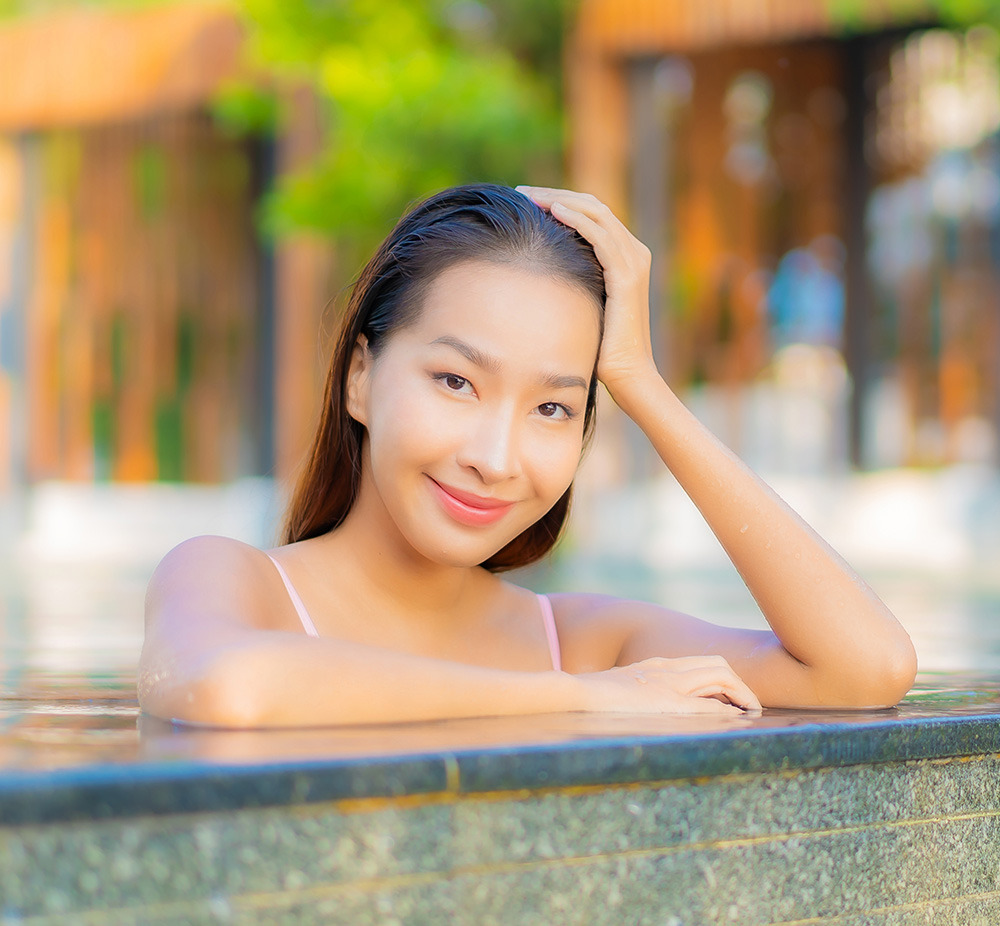
#> input picture GUI/Watermark/images/lady in a pool.jpg, 1000 x 926 px
$ python water_m.py
#> lines starting #> are read from the running program, lines starting #| are printed output that depends on the picture
from PIL import Image, ImageDraw, ImageFont
from tkinter import filedialog
from tkinter import Tk

root = Tk()
root.withdraw()
filename = filedialog.askopenfilename(initialdir="images", title="Select an image:")
#> the answer given: images/lady in a pool.jpg

def add_watermark(image, wm_text):
    # Creates the Image object
#> called with image = 'images/lady in a pool.jpg', wm_text = 'Watermark Text'
    opened_image = Image.open(image)
#> opened_image is the input picture: PIL image 1000x926 RGB; mean R, G, B 172.9, 154.1, 121.2
    # Get Image size
    image_width, image_height = opened_image.size
#> image_width = 1000; image_height = 926
    # Draw on Image
    draw = ImageDraw.Draw(opened_image)
    font_size = int(image_width / 8)
#> font_size = 125
    font = ImageFont.truetype("Arial", font_size)
    # Coordinates for where we want the image
    x, y = int(image_width / 2), int(image_height / 2)
#> x = 500; y = 463
    # Add the watermark
    draw.text((x, y), wm_text, font=font, fill="#FFF", stroke_width=5, stroke_fill="#222", anchor="ms")
    opened_image.show()
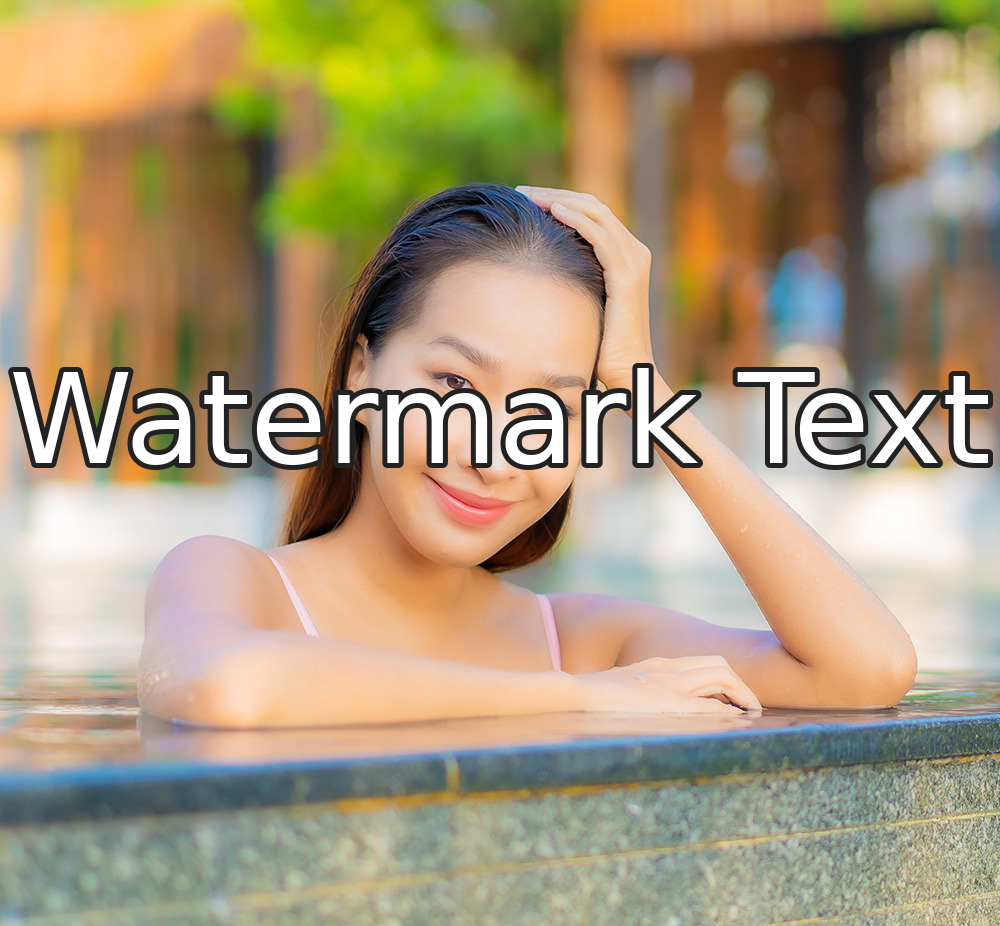
#> shown: PIL image 1000x926 RGB; mean R, G, B 170.6, 153.5, 122.4


add_watermark(filename, "Watermark Text")
